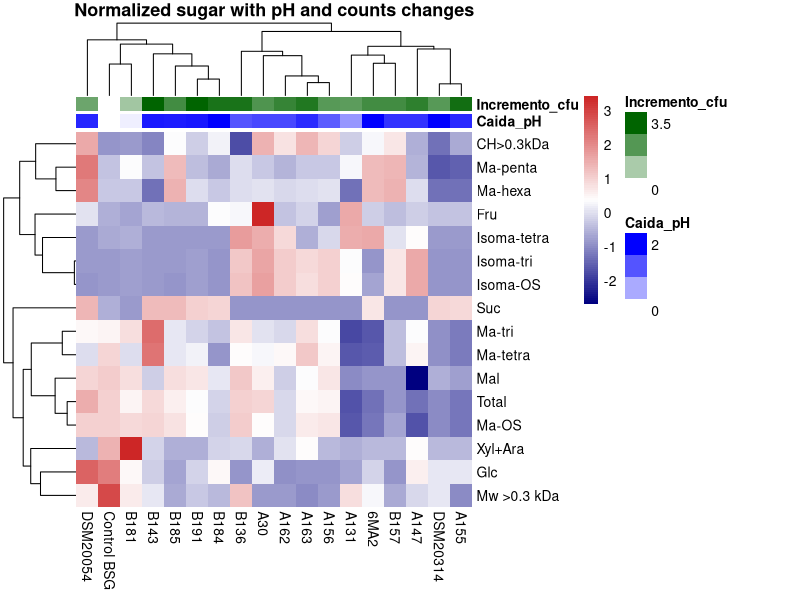
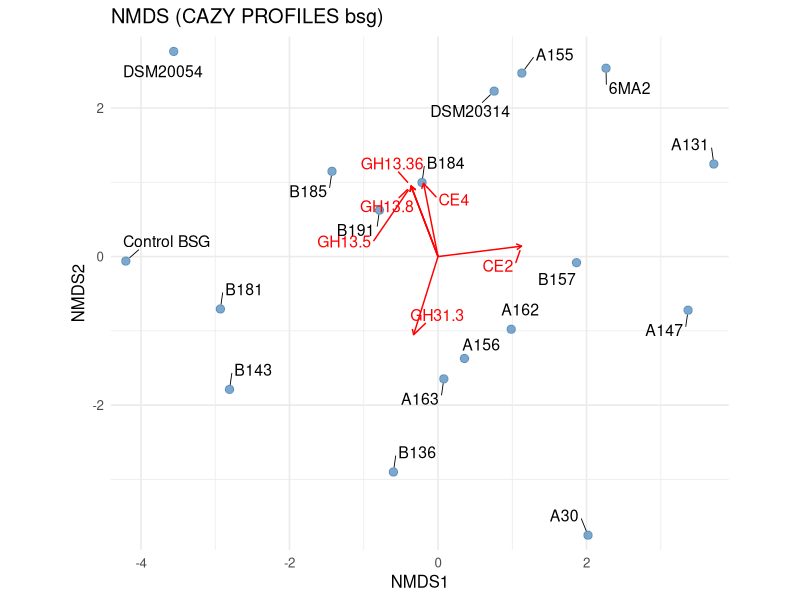
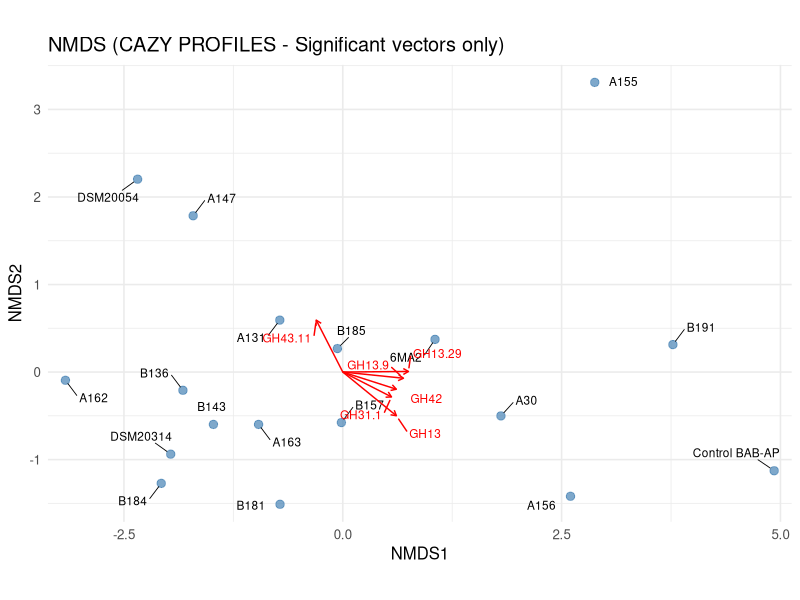
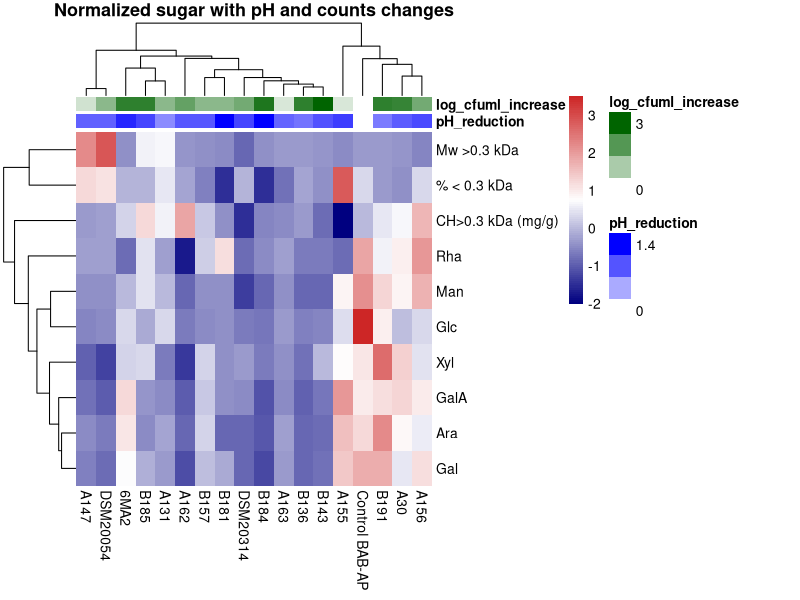

These figures' R source, in order:
library(readxl)
library(dplyr)
library(writexl)
library(stringr)
library(ggplot2)
library(ggrepel)
library(patchwork)
library(vegan)
library(pheatmap)

##BSG HEATMAP CON ANOTACION COLUMNAS 

# ---- DATOS AZUCARES ----
datosbsg <- read_excel("BSG_2025.xlsx")
datosbsg <- as.data.frame(datosbsg)
rownames(datosbsg) <- datosbsg$Isolate
datosbsg$Isolate <- NULL

# ---- NORMALIZAR AZUCARES ----
data_scaled_bsg <- scale(as.matrix(datosbsg))
data_scaled_bsg

#------	DATOS CONTEOS Y PH ------
counts_ph_bsg <- read_excel(
  "COUNTS-PH.xlsx",
  sheet = "BSG"
)

counts_ph_bsg <- as.data.frame(counts_ph_bsg)

# Renombrar columnas (para evitar problemas con espacios)
colnames(counts_ph_bsg) <- c(
  "Isolate",
  "T0_cfu",
  "T24_cfu",
  "T48_cfu",
  "T0_pH",
  "T24_pH",
  "T48_pH"
)

# ==================================
# 3. CALCULAR VARIABLES
# ==================================
str(counts_ph_bsg)

counts_ph_bsg <- counts_ph_bsg %>%
  mutate(
    T0_cfu  = as.numeric(T0_cfu),
    T24_cfu = as.numeric(T24_cfu),
    T48_cfu = as.numeric(T48_cfu),
    
    T0_pH  = as.numeric(T0_pH),
    T24_pH = as.numeric(T24_pH),
    T48_pH = as.numeric(T48_pH)
  )

counts_ph_bsg

counts_ph_bsg <- counts_ph_bsg %>%
  mutate(
    Caida_pH = T0_pH - T48_pH,
    Incremento_cfu = T48_cfu - T0_cfu
  )

summary(counts_ph_bsg)

# ==================================
# 4. ORDENAR SEGÚN HEATMAP
# ==================================

# # Asegurar mismo orden que azúcares
# counts_ph_bsg <- counts_ph_bsg[
#   match(rownames(data_scaled_bsg), counts_ph_bsg$Isolate),
# ]
# counts_ph_bsg

# ==================================
# 4. ANOTACIONES
# ==================================

annotation_col_bsg <- data.frame(
  Caida_pH = counts_ph_bsg$Caida_pH,
  Incremento_cfu = counts_ph_bsg$Incremento_cfu
)

annotation_col_bsg

rownames(annotation_col_bsg) <- counts_ph_bsg$Isolate

# Colores
ann_colors <- list(
  Caida_pH = colorRampPalette(c("white", "blue"))(100),
  Incremento_cfu = colorRampPalette(c("white", "darkgreen"))(100)
)

# ==================================
# 6. HEATMAP FINAL (con orden correcto)
# ==================================

# Dibujar una vez para obtener el orden del clustering
p_tmp <- pheatmap(
  t(data_scaled_bsg),
  
  scale = "none",
  
  clustering_distance_rows = "euclidean",
  clustering_distance_cols = "euclidean",
  clustering_method = "complete",
  
  color = colorRampPalette(
    c("navy", "white", "firebrick3")
  )(100),
  
  fontsize_row = 10,
  fontsize_col = 10,
  
  annotation_col = annotation_col_bsg,
  annotation_colors = ann_colors,
  
  silent = TRUE   # importante para que no lo imprima aún
)

# Extraer orden real de columnas tras clustering
orden_cluster <- p_tmp$tree_col$order

# Reordenar annotation_col según clustering
annotation_col <- annotation_col_bsg[
  colnames(t(data_scaled_bsg))[orden_cluster],
]

# Ahora sí generar heatmap definitivo
svg("heatmap_azucares-bsg_and_counts_ph_PRUEBA.svg",
    width = 8,
    height = 8)

pheatmap(
  t(data_scaled_bsg),
  
  scale = "none",
  
  clustering_distance_rows = "euclidean",
  clustering_distance_cols = "euclidean",
  clustering_method = "complete",
  
  color = colorRampPalette(
    c("navy", "white", "firebrick3")
  )(100),
  
  annotation_col = annotation_col_bsg,
  annotation_colors = ann_colors,
  
  main = "Normalized sugar with pH and counts changes",
  
  fontsize_row = 10,
  fontsize_col = 10,
  
  border_color = NA
)

dev.off()
#-------------------------------------------
#BSG NMDS
#-------------------------------------------

# ---- LEER ARCHIVOS GENES ----
pectin    <- read_excel("Pectin.xlsx")
cellulose <- read_excel("Cellulose.xlsx")
xylan     <- read_excel("Xylan.xlsx")
glucan    <- read_excel("Glucan.xlsx")

# ---- COMBINAR ARCHIVOS ----
datos_completos <- pectin %>%
  inner_join(cellulose, by = "ID") %>%
  inner_join(xylan,   by = "ID") %>%
  inner_join(glucan,  by = "ID")
  
  # ---- DISTANCIAS Y NMDS ----
dist_matrixbsg <- vegdist(data_scaled_bsg, method = "euclidean")
set.seed(123)
nmds_euclidean_bsg <- metaMDS(dist_matrixbsg, k = 2, trymax = 100)
nmds_euclidean_bsg # stress 0.15686 - débil, probamos a ver si k = 3 mejora, aunque representemos sólo
## k = 2 se podria citar que k = 3 mejora patron con su estadística

nmds_euclidean_bsg3 <- metaMDS(dist_matrixbsg, k = 3, trymax = 100)
nmds_euclidean_bsg3

# ---- COORDENADAS DE SITES ----
sitesbsg <- as.data.frame(scores(nmds_euclidean_bsg, display = "sites"))
sitesbsg$Isolate <- rownames(sitesbsg)

# ---- VARIABLES CUALITATIVAS ----
# Usamos toda la tabla de genes binarios como variables cualitativas para envfit
# Excluimos la columna ID para usar solo los datos binarios
vars_cual <- datos_completos %>% select(-ID)

# Filtrar variables constantes (desviación estándar = 0)
vars_cual2 <- vars_cual[, apply(vars_cual, 2, function(x) length(unique(x)) > 1)]

# Ajustar envfit
fit_braybsg <- envfit(nmds_euclidean_bsg, vars_cual2, permutations = 999, na.rm = TRUE)

fit_scoresbsg <- as.data.frame(scores(fit_braybsg, "vectors")) * ordiArrowMul(fit_braybsg)
fit_scoresbsg$Variable <- rownames(fit_scoresbsg)
fit_scoresbsg$r2   <- fit_braybsg$vectors$r
fit_scoresbsg$pval <- fit_braybsg$vectors$pvals

# ---- VECTORES SIGNIFICATIVOS (p < 0.1) ----
fit_scores_sigbsg <- subset(fit_scoresbsg, pval < 0.1)
fit_scores_sigbsg

arrow_factor <- 1.5   # prueba entre 1.2 y 2

fit_scores_sigbsg <- fit_scores_sigbsg %>%
  mutate(
    NMDS1_s = NMDS1 * arrow_factor,
    NMDS2_s = NMDS2 * arrow_factor
  )

fit_scores_sigbsg

bsg_scaled <- ggplot(sitesbsg, aes(x = NMDS1, y = NMDS2)) +
  geom_point(size = 2.5, color = "steelblue", alpha = 0.7) +
  geom_text_repel(aes(label = Isolate), size = 4, max.overlaps = Inf,
                  box.padding = 0.6, point.padding = 0.4,
                  segment.size = 0.3, force = 2) +
  # vectores solo si hay significativos
  {if(nrow(fit_scores_sigbsg) > 0)
    geom_segment(data = fit_scores_sigbsg,
                 aes(x = 0, y = 0, xend = NMDS1_s, yend = NMDS2_s),
                 arrow = arrow(length = unit(0.15, "cm")),
                 color = "red", inherit.aes = FALSE)
  } +
  {if(nrow(fit_scores_sigbsg) > 0)
    geom_text_repel(data = fit_scores_sigbsg,
                    aes(x = NMDS1_s, y = NMDS2_s, label = Variable),
                    size = 4, color = "red",
                    max.overlaps = Inf, box.padding = 0.6, point.padding = 0.4,
                    force = 2, inherit.aes = FALSE)
  } +
  coord_equal(
    xlim = c(min(sitesbsg$NMDS1) - 0.2, max(sitesbsg$NMDS1) + 0.2),
    ylim = c(min(sitesbsg$NMDS2) - 0.2, max(sitesbsg$NMDS2) + 0.2),
    expand = FALSE
  ) +
  theme_minimal(base_size = 12) +
  labs(title = "NMDS (CAZY PROFILES bsg)")



bsg_scaled

#------------------------------------------------
##BAB HEATMAP CON ANOTACION COLUMNAS 
#-----------------------------------------------
datos <- read_excel("BAB_2025.xlsx")
datos <- as.data.frame(datos)
rownames(datos) <- datos$Isolate
datos$Isolate <- NULL

# ---- NORMALIZAR AZUCARES ----
data_scaled <- scale(as.matrix(datos))
data_scaled

# ---- DATOS PH Y CRECIMIENTO

counts_ph <- read_excel(
  "COUNTS-PH.xlsx",
  sheet = "BAB"
)

counts_ph <- as.data.frame(counts_ph)

# Renombrar columnas (para evitar problemas con espacios)
colnames(counts_ph) <- c(
  "Isolate",
  "T0_cfu",
  "T24_cfu",
  "T48_cfu",
  "T0_pH",
  "T24_pH",
  "T48_pH"
)

# ------ CALCULAR VARIABLES

str(counts_ph)

counts_ph <- counts_ph %>%
  mutate(
    T0_cfu  = as.numeric(T0_cfu),
    T24_cfu = as.numeric(T24_cfu),
    T48_cfu = as.numeric(T48_cfu),
    
    T0_pH  = as.numeric(T0_pH),
    T24_pH = as.numeric(T24_pH),
    T48_pH = as.numeric(T48_pH)
  )

counts_ph <- counts_ph %>%
  mutate(
    pH_reduction = T0_pH - T48_pH,
    log_cfuml_increase = T48_cfu - T0_cfu
  )

summary(counts_ph)

# ----- ANOTACIONES

annotation_col <- data.frame(
  pH_reduction = counts_ph$pH_reduction,
  log_cfuml_increase = counts_ph$log_cfuml_increase
)

annotation_col

rownames(annotation_col) <- counts_ph$Isolate

# Colores
ann_colors <-
  list(
  pH_reduction = colorRampPalette(c("white", "blue"))(100),
  log_cfuml_increase = colorRampPalette(c("white", "darkgreen"))(100)
)


# ----- HEATMAP FINAL (con orden correcto)

# 1 Dibujar una vez para obtener el orden del clustering
p_tmp <- pheatmap(
  t(data_scaled),
  
  scale = "none",
  
  clustering_distance_rows = "euclidean",
  clustering_distance_cols = "euclidean",
  clustering_method = "complete",
  
  color = colorRampPalette(
    c("navy", "white", "firebrick3")
  )(100),
  
  fontsize_row = 10,
  fontsize_col = 10,
  
  annotation_col = annotation_col,
  annotation_colors = ann_colors,
  
  silent = TRUE   # importante para que no lo imprima aún
)

# 2️ Extraer orden real de columnas tras clustering
orden_cluster <- p_tmp$tree_col$order
orden_cluster

# 3 Reordenar annotation_col según clustering
annotation_col <- annotation_col[
  colnames(t(data_scaled))[orden_cluster],
]

annotation_col

# Ahora sí generar heatmap definitivo
svg("heatmap_azucares-bab_and_counts_ph_130226.svg",
    width = 8,
    height = 8)

pheatmap(
  t(data_scaled),
  
  scale = "none",
  
  clustering_distance_rows = "euclidean",
  clustering_distance_cols = "euclidean",
  clustering_method = "complete",
  
  color = colorRampPalette(
    c("navy", "white", "firebrick3")
  )(100),
  
  annotation_col = annotation_col,
  annotation_colors = ann_colors,
  
  main = "Normalized sugar with pH and counts changes",
  
  fontsize_row = 10,
  fontsize_col = 10,
  
  border_color = NA
)

dev.off()

##---------------------------------
##BAB NMDS
##---------------------------------
# ---- DISTANCIAS Y NMDS ----
dist_matrix <- vegdist(data_scaled, method = "euclidean")
set.seed(123)
nmds_euclidean <- metaMDS(dist_matrix, k = 2, trymax = 100)
nmds_euclidean

# ---- COORDENADAS DE SITES ----
sites <- as.data.frame(scores(nmds_euclidean, display = "sites"))
sites$Isolate <- rownames(sites)

# ---- VARIABLES CUALITATIVAS ----
# Usamos toda la tabla de genes binarios como variables cualitativas para envfit
# Excluimos la columna ID para usar solo los datos binarios
vars_cual <- datos_completos %>% select(-ID)

# Filtrar variables constantes (desviación estándar = 0)
vars_cual2 <- vars_cual[, apply(vars_cual, 2, function(x) length(unique(x)) > 1)]

# Ajustar envfit
fit_bray <- envfit(nmds_euclidean, vars_cual2, permutations = 999, na.rm = TRUE)

fit_scores <- as.data.frame(scores(fit_bray, "vectors")) * ordiArrowMul(fit_bray)
fit_scores$Variable <- rownames(fit_scores)
fit_scores$r2   <- fit_bray$vectors$r
fit_scores$pval <- fit_bray$vectors$pvals

# ---- VECTORES SIGNIFICATIVOS (p < 0.1) ----
fit_scores_sig <- subset(fit_scores, pval < 0.1)

# ---- PLOT NMDS ----
bab <- ggplot(sites, aes(x = NMDS1, y = NMDS2)) +
  geom_point(size = 2.5, color = "steelblue", alpha = 0.7) +
  geom_text_repel(aes(label = Isolate), size = 3, max.overlaps = Inf,
                  box.padding = 0.6, point.padding = 0.4,
                  segment.size = 0.3, force = 2) +
  # vectores solo si hay significativos
  {if(nrow(fit_scores_sig) > 0)
    geom_segment(data = fit_scores_sig,
                 aes(x = 0, y = 0, xend = NMDS1, yend = NMDS2),
                 arrow = arrow(length = unit(0.15, "cm")),
                 color = "red", inherit.aes = FALSE)
  } +
  {if(nrow(fit_scores_sig) > 0)
    geom_text_repel(data = fit_scores_sig,
                    aes(x = NMDS1, y = NMDS2, label = Variable),
                    size = 3, color = "red",
                    max.overlaps = Inf, box.padding = 0.6, point.padding = 0.4,
                    force = 2, inherit.aes = FALSE)
  } +
  coord_equal(
    xlim = c(min(sites$NMDS1) - 0.2, max(sites$NMDS1) + 0.2),
    ylim = c(min(sites$NMDS2) - 0.2, max(sites$NMDS2) + 0.2),
    expand = FALSE
  ) +
  theme_minimal(base_size = 12) +
  labs(title = "NMDS (CAZY PROFILES - Significant vectors only)")

bab
